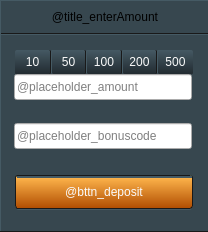
  <widget class="QFrame" name="frame_4">
   <property name="geometry">
    <rect>
     <x>593</x>
     <y>245</y>
     <width>208</width>
     <height>232</height>
    </rect>
   </property>
   <property name="minimumSize">
    <size>
     <width>208</width>
     <height>232</height>
    </size>
   </property>
   <property name="maximumSize">
    <size>
     <width>208</width>
     <height>232</height>
    </size>
   </property>
   <property name="styleSheet">
    <string notr="true">.QFrame {
    background-color: #37474f;
    border-top: 1px solid #455a64;
    border-bottom: 1px solid #191919;
    border-bottom: 1px solid #191919;
    border-left: 1px solid #455a64;
}</string>
   </property>
   <property name="frameShape">
    <enum>QFrame::StyledPanel</enum>
   </property>
   <property name="frameShadow">
    <enum>QFrame::Raised</enum>
   </property>
   <widget class="QLabel" name="title_addMoney_3">
    <property name="geometry">
     <rect>
      <x>1</x>
      <y>0</y>
      <width>208</width>
      <height>34</height>
     </rect>
    </property>
    <property name="minimumSize">
     <size>
      <width>208</width>
      <height>34</height>
     </size>
    </property>
    <property name="maximumSize">
     <size>
      <width>208</width>
      <height>34</height>
     </size>
    </property>
    <property name="styleSheet">
     <string notr="true">QLabel {
    border-top: 1px solid #455a64;
    border-bottom: 1px solid #191919;
    border-bottom: 1px solid #191919;
}</string>
    </property>
    <property name="text">
     <string>@title_enterAmount</string>
    </property>
    <property name="alignment">
     <set>Qt::AlignCenter</set>
    </property>
   </widget>
   <widget class="QFrame" name="frame_5">
    <property name="geometry">
     <rect>
      <x>0</x>
      <y>34</y>
      <width>208</width>
      <height>198</height>
     </rect>
    </property>
    <property name="minimumSize">
     <size>
      <width>208</width>
      <height>198</height>
     </size>
    </property>
    <property name="maximumSize">
     <size>
      <width>208</width>
      <height>198</height>
     </size>
    </property>
    <property name="styleSheet">
     <string notr="true">.QFrame {
    background-color: #37474f;
    border-top: 1px solid #455a64;
    border-bottom: 1px solid #191919;
    border-left: 1px solid #455a64;
    border-bottom-left-radius: 0px 1px;
}

QLabel {
    background-color: transparent;
border: none;
}</string>
    </property>
    <property name="frameShape">
     <enum>QFrame::StyledPanel</enum>
    </property>
    <property name="frameShadow">
     <enum>QFrame::Raised</enum>
    </property>
    <widget class="ValidatedLineEdit" name="input_amount">
     <property name="geometry">
      <rect>
       <x>14</x>
       <y>40</y>
       <width>178</width>
       <height>26</height>
      </rect>
     </property>
     <property name="minimumSize">
      <size>
       <width>178</width>
       <height>26</height>
      </size>
     </property>
     <property name="maximumSize">
      <size>
       <width>178</width>
       <height>26</height>
      </size>
     </property>
     <property name="maxLength">
      <number>16</number>
     </property>
     <property name="placeholderText">
      <string>@placeholder_amount</string>
     </property>
     <property name="expressions">
      <stringlist notr="true">
       <string>.*</string>
      </stringlist>
     </property>
     <property name="styles">
      <stringlist notr="true">
       <string>QLineEdit {
    border-radius: 2px;
     color: #000000;
    font: 12px &quot;Open Sans Semibold&quot;;
}</string>
      </stringlist>
     </property>
    </widget>
    <widget class="QWidget" name="container_bttns_amount" native="true">
     <property name="geometry">
      <rect>
       <x>15</x>
       <y>16</y>
       <width>178</width>
       <height>24</height>
      </rect>
     </property>
     <property name="minimumSize">
      <size>
       <width>178</width>
       <height>0</height>
      </size>
     </property>
     <property name="styleSheet">
      <string notr="true">.QWidget {
    background-color: transparent;
    border-radius: 2px;
}
QAbstractButton {
    border: none;
    border-right: 1px solid #191919;
    border-left: 1px solid #455a64;
border-radius: 1px;
font: 600 12px &quot;Open Sans&quot;;
color: #fafafa;
background-color: qlineargradient(spread:pad, x1:0, y1:1, x2:0, y2:0, stop:0 rgba(34, 43, 49, 255), stop:1 rgba(69, 89, 99, 255));
}

QPushButton:hover {
background-color: qlineargradient(spread:pad, x1:0, y1:1, x2:0, y2:0, stop:0 rgba(38, 93, 98, 255), stop:1 rgba(69, 89, 99, 255));
}

QPushButton:pressed{
	background-color: qlineargradient(spread:reflect, x1:0, y1:0, x2:0, y2:1, stop:0 rgba(1, 1, 1, 255), stop:0.162011 rgba(45, 45, 45, 255), stop:0.49162 rgba(19, 19, 19, 255), stop:1 rgba(37, 37, 37, 255));
}</string>
     </property>
     <layout class="QHBoxLayout" name="horizontalLayout_4" stretch="1,1,1,1,1">
      <property name="spacing">
       <number>0</number>
      </property>
      <property name="leftMargin">
       <number>0</number>
      </property>
      <property name="topMargin">
       <number>0</number>
      </property>
      <property name="rightMargin">
       <number>0</number>
      </property>
      <property name="bottomMargin">
       <number>0</number>
      </property>
      <item>
       <widget class="QPushButton" name="bttn_amount_10">
        <property name="minimumSize">
         <size>
          <width>35</width>
          <height>24</height>
         </size>
        </property>
        <property name="maximumSize">
         <size>
          <width>36</width>
          <height>24</height>
         </size>
        </property>
        <property name="cursor">
         <cursorShape>PointingHandCursor</cursorShape>
        </property>
        <property name="styleSheet">
         <string notr="true">QAbstractButton {
    border-left: none;
border-top-left-radius: 2px;
}
</string>
        </property>
        <property name="text">
         <string notr="true">10</string>
        </property>
        <widget class="EntityWidget" name="solid_17">
         <property name="geometry">
          <rect>
           <x>1</x>
           <y>1</y>
           <width>34</width>
           <height>2</height>
          </rect>
         </property>
         <property name="minimumSize">
          <size>
           <width>0</width>
           <height>2</height>
          </size>
         </property>
         <property name="maximumSize">
          <size>
           <width>16777215</width>
           <height>1</height>
          </size>
         </property>
         <property name="backgroundColor">
          <color alpha="242">
           <red>255</red>
           <green>255</green>
           <blue>255</blue>
          </color>
         </property>
         <property name="blending">
          <enum>E::Overlay</enum>
         </property>
        </widget>
       </widget>
      </item>
      <item>
       <widget class="QPushButton" name="bttn_amount_50">
        <property name="minimumSize">
         <size>
          <width>35</width>
          <height>24</height>
         </size>
        </property>
        <property name="maximumSize">
         <size>
          <width>36</width>
          <height>24</height>
         </size>
        </property>
        <property name="cursor">
         <cursorShape>PointingHandCursor</cursorShape>
        </property>
        <property name="text">
         <string notr="true">50</string>
        </property>
        <widget class="EntityWidget" name="solid_18">
         <property name="geometry">
          <rect>
           <x>0</x>
           <y>1</y>
           <width>35</width>
           <height>2</height>
          </rect>
         </property>
         <property name="minimumSize">
          <size>
           <width>0</width>
           <height>2</height>
          </size>
         </property>
         <property name="maximumSize">
          <size>
           <width>16777215</width>
           <height>1</height>
          </size>
         </property>
         <property name="backgroundColor">
          <color alpha="242">
           <red>255</red>
           <green>255</green>
           <blue>255</blue>
          </color>
         </property>
         <property name="blending">
          <enum>E::Overlay</enum>
         </property>
        </widget>
       </widget>
      </item>
      <item>
       <widget class="QPushButton" name="bttn_amount_100">
        <property name="minimumSize">
         <size>
          <width>35</width>
          <height>24</height>
         </size>
        </property>
        <property name="maximumSize">
         <size>
          <width>36</width>
          <height>24</height>
         </size>
        </property>
        <property name="cursor">
         <cursorShape>PointingHandCursor</cursorShape>
        </property>
        <property name="text">
         <string notr="true">100</string>
        </property>
        <widget class="EntityWidget" name="solid_20">
         <property name="geometry">
          <rect>
           <x>0</x>
           <y>1</y>
           <width>35</width>
           <height>2</height>
          </rect>
         </property>
         <property name="minimumSize">
          <size>
           <width>0</width>
           <height>2</height>
          </size>
         </property>
         <property name="maximumSize">
          <size>
           <width>16777215</width>
           <height>1</height>
          </size>
         </property>
         <property name="backgroundColor">
          <color alpha="242">
           <red>255</red>
           <green>255</green>
           <blue>255</blue>
          </color>
         </property>
         <property name="blending">
          <enum>E::Overlay</enum>
         </property>
        </widget>
       </widget>
      </item>
      <item>
       <widget class="QPushButton" name="bttn_amount_200">
        <property name="minimumSize">
         <size>
          <width>35</width>
          <height>24</height>
         </size>
        </property>
        <property name="maximumSize">
         <size>
          <width>36</width>
          <height>24</height>
         </size>
        </property>
        <property name="cursor">
         <cursorShape>PointingHandCursor</cursorShape>
        </property>
        <property name="text">
         <string notr="true">200</string>
        </property>
        <widget class="EntityWidget" name="solid_19">
         <property name="geometry">
          <rect>
           <x>0</x>
           <y>1</y>
           <width>35</width>
           <height>2</height>
          </rect>
         </property>
         <property name="minimumSize">
          <size>
           <width>0</width>
           <height>2</height>
          </size>
         </property>
         <property name="maximumSize">
          <size>
           <width>16777215</width>
           <height>1</height>
          </size>
         </property>
         <property name="backgroundColor">
          <color alpha="242">
           <red>255</red>
           <green>255</green>
           <blue>255</blue>
          </color>
         </property>
         <property name="blending">
          <enum>E::Overlay</enum>
         </property>
        </widget>
       </widget>
      </item>
      <item>
       <widget class="QPushButton" name="bttn_amount_500">
        <property name="minimumSize">
         <size>
          <width>35</width>
          <height>24</height>
         </size>
        </property>
        <property name="maximumSize">
         <size>
          <width>36</width>
          <height>24</height>
         </size>
        </property>
        <property name="cursor">
         <cursorShape>PointingHandCursor</cursorShape>
        </property>
        <property name="styleSheet">
         <string notr="true">QAbstractButton {
    border-right: none;
    border-top-right-radius: 2px;
}</string>
        </property>
        <property name="text">
         <string notr="true">500</string>
        </property>
        <widget class="EntityWidget" name="solid_15">
         <property name="geometry">
          <rect>
           <x>0</x>
           <y>1</y>
           <width>34</width>
           <height>2</height>
          </rect>
         </property>
         <property name="minimumSize">
          <size>
           <width>0</width>
           <height>2</height>
          </size>
         </property>
         <property name="maximumSize">
          <size>
           <width>16777215</width>
           <height>1</height>
          </size>
         </property>
         <property name="backgroundColor">
          <color alpha="242">
           <red>255</red>
           <green>255</green>
           <blue>255</blue>
          </color>
         </property>
         <property name="blending">
          <enum>E::Overlay</enum>
         </property>
        </widget>
       </widget>
      </item>
     </layout>
    </widget>
    <widget class="InfoMessage" name="infomessage_3">
     <property name="geometry">
      <rect>
       <x>11</x>
       <y>70</y>
       <width>153</width>
       <height>16</height>
      </rect>
     </property>
     <property name="messages">
      <stringlist>
       <string></string>
       <string>@msg_incorrect_amount</string>
      </stringlist>
     </property>
     <property name="styles">
      <stringlist notr="true">
       <string>QLabel { font-size: 11px; }</string>
       <string>QLabel { font-size: 11px; color: #e53935;}</string>
      </stringlist>
     </property>
     <property name="currentMsgIndex">
      <number>0</number>
     </property>
     <property name="defaultMsgIndex">
      <number>0</number>
     </property>
    </widget>
    <widget class="InfoMessage" name="infomessage_4">
     <property name="geometry">
      <rect>
       <x>13</x>
       <y>119</y>
       <width>153</width>
       <height>16</height>
      </rect>
     </property>
     <property name="messages">
      <stringlist>
       <string></string>
       <string>@msg_incorrect_bonuscode</string>
      </stringlist>
     </property>
     <property name="styles">
      <stringlist notr="true">
       <string>QLabel { font-size: 11px; }</string>
       <string>QLabel { font-size: 11px; color: #e53935;}</string>
      </stringlist>
     </property>
     <property name="currentMsgIndex">
      <number>0</number>
     </property>
     <property name="defaultMsgIndex">
      <number>0</number>
     </property>
    </widget>
    <widget class="ValidatedLineEdit" name="input_bonuscode">
     <property name="geometry">
      <rect>
       <x>14</x>
       <y>89</y>
       <width>178</width>
       <height>26</height>
      </rect>
     </property>
     <property name="minimumSize">
      <size>
       <width>178</width>
       <height>26</height>
      </size>
     </property>
     <property name="maximumSize">
      <size>
       <width>178</width>
       <height>26</height>
      </size>
     </property>
     <property name="styleSheet">
      <string notr="true"/>
     </property>
     <property name="maxLength">
      <number>16</number>
     </property>
     <property name="placeholderText">
      <string>@placeholder_bonuscode</string>
     </property>
     <property name="expressions">
      <stringlist notr="true">
       <string>.*</string>
      </stringlist>
     </property>
     <property name="styles">
      <stringlist notr="true">
       <string>QLineEdit {
    border-radius: 2px;
     color: #000000;
    font: 12px &quot;Open Sans Semibold&quot;;
}</string>
      </stringlist>
     </property>
    </widget>
    <widget class="QWidget" name="container_bttn_deposit" native="true">
     <property name="geometry">
      <rect>
       <x>15</x>
       <y>141</y>
       <width>178</width>
       <height>35</height>
      </rect>
     </property>
     <property name="styleSheet">
      <string notr="true">.QWidget {
    background-color: #455a64;
    border-radius: 4px;
}
QAbstractButton {
    border: 1px solid #191919;
border-radius: 3px;
font: 14px &quot;Open Sans Semibold&quot;;
color: #fafafa;
}</string>
     </property>
     <layout class="QVBoxLayout" name="verticalLayout_19">
      <property name="spacing">
       <number>0</number>
      </property>
      <property name="leftMargin">
       <number>0</number>
      </property>
      <property name="topMargin">
       <number>0</number>
      </property>
      <property name="rightMargin">
       <number>0</number>
      </property>
      <property name="bottomMargin">
       <number>1</number>
      </property>
      <item>
       <widget class="QPushButton" name="bttn_deposit">
        <property name="minimumSize">
         <size>
          <width>178</width>
          <height>34</height>
         </size>
        </property>
        <property name="maximumSize">
         <size>
          <width>178</width>
          <height>34</height>
         </size>
        </property>
        <property name="cursor">
         <cursorShape>PointingHandCursor</cursorShape>
        </property>
        <property name="styleSheet">
         <string notr="true">QPushButton{
	background-color: qlineargradient(spread:pad, x1:0, y1:1, x2:0, y2:0, stop:0 rgba(176, 77, 1, 255), stop:0.95 rgba(254, 181, 76, 255), stop:1 rgba(255, 248, 146, 255));
}

QPushButton:hover {
	background-color: qlineargradient(spread:pad, x1:0, y1:1, x2:0, y2:0, stop:0 rgba(236, 147, 111, 255), stop:0.95 rgba(254, 181, 76, 255), stop:1 rgba(255, 248, 146, 255));
}

QPushButton:pressed {
	background-color: qlineargradient(spread:pad, x1:0, y1:1, x2:0, y2:0, stop:0 rgba(111, 67, 11, 255), stop:0.05 rgba(44, 41,26, 255), stop:1 rgba(45, 42, 46, 255));
color: rgba(250, 250, 250, 100);
}
</string>
        </property>
        <property name="text">
         <string>@bttn_deposit</string>
        </property>
        <widget class="EntityWidget" name="solid_21">
         <property name="geometry">
          <rect>
           <x>2</x>
           <y>1</y>
           <width>175</width>
           <height>2</height>
          </rect>
         </property>
         <property name="minimumSize">
          <size>
           <width>0</width>
           <height>2</height>
          </size>
         </property>
         <property name="maximumSize">
          <size>
           <width>16777215</width>
           <height>1</height>
          </size>
         </property>
         <property name="backgroundColor">
          <color alpha="242">
           <red>255</red>
           <green>255</green>
           <blue>255</blue>
          </color>
         </property>
         <property name="blending">
          <enum>E::Overlay</enum>
         </property>
        </widget>
       </widget>
      </item>
     </layout>
    </widget>
   </widget>
  </widget>
